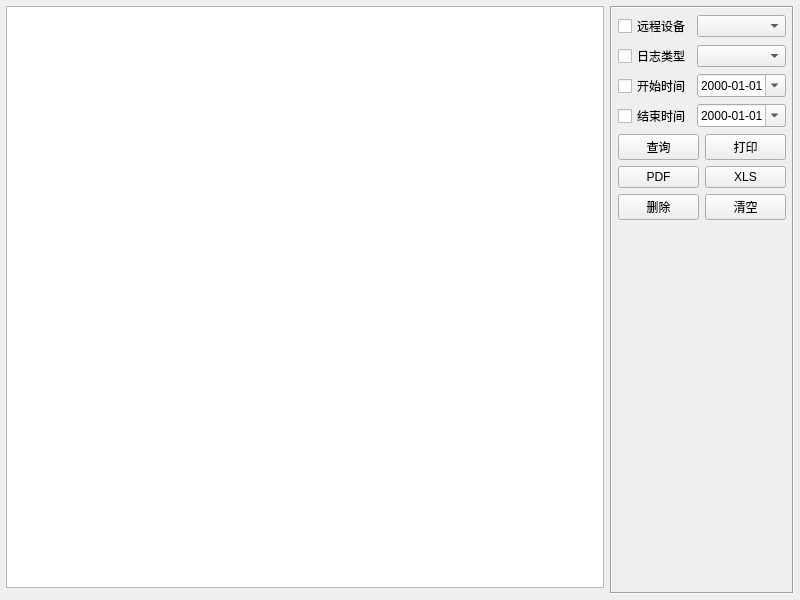
<?xml version="1.0" encoding="UTF-8"?>
<ui version="4.0">
 <class>frmDataDevice</class>
 <widget class="QWidget" name="frmDataDevice">
  <property name="geometry">
   <rect>
    <x>0</x>
    <y>0</y>
    <width>800</width>
    <height>600</height>
   </rect>
  </property>
  <property name="windowTitle">
   <string>Form</string>
  </property>
  <layout class="QGridLayout" name="gridLayout_3">
   <property name="leftMargin">
    <number>6</number>
   </property>
   <property name="topMargin">
    <number>6</number>
   </property>
   <property name="rightMargin">
    <number>6</number>
   </property>
   <property name="bottomMargin">
    <number>6</number>
   </property>
   <property name="spacing">
    <number>6</number>
   </property>
   <item row="0" column="0">
    <widget class="QTableWidget" name="tableWidget"/>
   </item>
   <item row="0" column="1" rowspan="2">
    <widget class="QFrame" name="frameRight">
     <property name="frameShape">
      <enum>QFrame::Box</enum>
     </property>
     <property name="frameShadow">
      <enum>QFrame::Sunken</enum>
     </property>
     <layout class="QGridLayout" name="gridLayout_2">
      <property name="leftMargin">
       <number>6</number>
      </property>
      <property name="topMargin">
       <number>6</number>
      </property>
      <property name="rightMargin">
       <number>6</number>
      </property>
      <property name="bottomMargin">
       <number>6</number>
      </property>
      <property name="spacing">
       <number>6</number>
      </property>
      <item row="0" column="0" colspan="2">
       <layout class="QGridLayout" name="gridLayout">
        <property name="spacing">
         <number>6</number>
        </property>
        <item row="0" column="0">
         <widget class="QCheckBox" name="ckDeviceIP">
          <property name="sizePolicy">
           <sizepolicy hsizetype="Fixed" vsizetype="Fixed">
            <horstretch>0</horstretch>
            <verstretch>0</verstretch>
           </sizepolicy>
          </property>
          <property name="text">
           <string>远程设备</string>
          </property>
         </widget>
        </item>
        <item row="0" column="1">
         <widget class="QComboBox" name="cboxDeviceIP"/>
        </item>
        <item row="1" column="0">
         <widget class="QCheckBox" name="ckLogType">
          <property name="text">
           <string>日志类型</string>
          </property>
         </widget>
        </item>
        <item row="1" column="1">
         <widget class="QComboBox" name="cboxLogType">
          <property name="sizePolicy">
           <sizepolicy hsizetype="Expanding" vsizetype="Fixed">
            <horstretch>0</horstretch>
            <verstretch>0</verstretch>
           </sizepolicy>
          </property>
         </widget>
        </item>
        <item row="2" column="0">
         <widget class="QCheckBox" name="ckDateTimeStart">
          <property name="text">
           <string>开始时间</string>
          </property>
         </widget>
        </item>
        <item row="2" column="1">
         <widget class="QDateEdit" name="dateStart">
          <property name="displayFormat">
           <string>yyyy-MM-dd</string>
          </property>
          <property name="calendarPopup">
           <bool>true</bool>
          </property>
         </widget>
        </item>
        <item row="3" column="0">
         <widget class="QCheckBox" name="ckDateTimeEnd">
          <property name="text">
           <string>结束时间</string>
          </property>
         </widget>
        </item>
        <item row="3" column="1">
         <widget class="QDateEdit" name="dateEnd">
          <property name="displayFormat">
           <string>yyyy-MM-dd</string>
          </property>
          <property name="calendarPopup">
           <bool>true</bool>
          </property>
         </widget>
        </item>
       </layout>
      </item>
      <item row="3" column="1">
       <widget class="QPushButton" name="btnClear">
        <property name="text">
         <string>清空</string>
        </property>
       </widget>
      </item>
      <item row="1" column="1">
       <widget class="QPushButton" name="btnPrint">
        <property name="text">
         <string>打印</string>
        </property>
       </widget>
      </item>
      <item row="1" column="0">
       <widget class="QPushButton" name="btnSelect">
        <property name="text">
         <string>查询</string>
        </property>
       </widget>
      </item>
      <item row="4" column="0" colspan="2">
       <spacer name="verticalSpacer">
        <property name="orientation">
         <enum>Qt::Vertical</enum>
        </property>
        <property name="sizeHint" stdset="0">
         <size>
          <width>20</width>
          <height>223</height>
         </size>
        </property>
       </spacer>
      </item>
      <item row="3" column="0">
       <widget class="QPushButton" name="btnDelete">
        <property name="text">
         <string>删除</string>
        </property>
       </widget>
      </item>
      <item row="2" column="0">
       <widget class="QPushButton" name="btnPdf">
        <property name="text">
         <string>PDF</string>
        </property>
       </widget>
      </item>
      <item row="2" column="1">
       <widget class="QPushButton" name="btnXls">
        <property name="text">
         <string>XLS</string>
        </property>
       </widget>
      </item>
     </layout>
    </widget>
   </item>
  </layout>
 </widget>
 <tabstops>
  <tabstop>ckDeviceIP</tabstop>
  <tabstop>cboxDeviceIP</tabstop>
  <tabstop>ckLogType</tabstop>
  <tabstop>cboxLogType</tabstop>
  <tabstop>ckDateTimeStart</tabstop>
  <tabstop>dateStart</tabstop>
  <tabstop>ckDateTimeEnd</tabstop>
  <tabstop>dateEnd</tabstop>
  <tabstop>btnSelect</tabstop>
  <tabstop>btnPrint</tabstop>
  <tabstop>btnPdf</tabstop>
  <tabstop>btnXls</tabstop>
  <tabstop>btnDelete</tabstop>
  <tabstop>btnClear</tabstop>
 </tabstops>
 <resources/>
 <connections/>
</ui>
